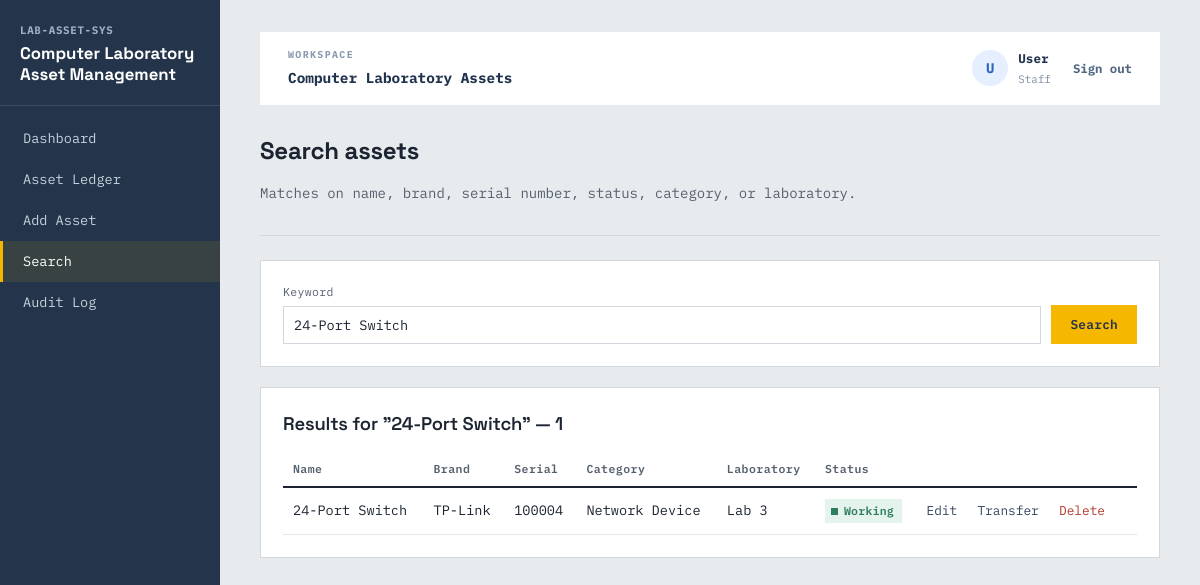
Page /search_assets.php?keyword=24-Port Switch (signed in) on the committed database.
### tables this page shows
CREATE TABLE Assets
(
  Asset_id      INT(11)      NOT NULL AUTO_INCREMENT,
  Asset_name    VARCHAR(45)  NOT NULL,
  Brand         VARCHAR(50) NOT NULL,
  Serial_Number INT(11)      NOT NULL,
  Purchase_Date DATE         NOT NULL,
  Status        VARCHAR(20)  NOT NULL,
  Category_id   INT(11)      NOT NULL,
  Laboratory_id INT(11)      NOT NULL,
  PRIMARY KEY (Asset_id)
);

CREATE TABLE Asset_Categories
(
  Category_id   INT(11)      NOT NULL AUTO_INCREMENT,
  Category_Name VARCHAR(45)  NOT NULL,
  Description   VARCHAR( 50) NOT NULL,
  PRIMARY KEY (Category_id)
);

CREATE TABLE Laboratories
(
  Laboratory_id    INT(11)     NOT NULL AUTO_INCREMENT,
  Laboratrory_Name VARCHAR(20) NOT NULL,
  Location         VARCHAR(20) NOT NULL,
  Capacity         INT(11)     NULL    ,
  PRIMARY KEY (Laboratory_id)
);

### classes/Asset.php (called while the page is built, shortened)
<?php
class Asset
{
    private PDO $conn;
    private string $table = "Assets";
    public function __construct(PDO $db)
    {
        $this->conn = $db;
    }
    public function searchAssets(string $keyword): array
    {
        $sql = "SELECT a.Asset_id, a.Asset_name, a.Brand, a.Serial_Number,
                       a.Purchase_Date, a.Status,
                       a.Category_id, c.Category_Name,
                       a.Laboratory_id, l.Laboratrory_Name
                FROM {$this->table} a
                INNER JOIN Asset_Categories c ON a.Category_id = c.Category_id
                INNER JOIN Laboratories l ON a.Laboratory_id = l.Laboratory_id
                WHERE a.Asset_name        LIKE :kw
                   OR a.Brand             LIKE :kw
                   OR a.Serial_Number     LIKE :kw
                   OR a.Status            LIKE :kw
                   OR c.Category_Name     LIKE :kw
                   OR l.Laboratrory_Name  LIKE :kw
                ORDER BY a.Asset_id DESC";
        try {
            $stmt = $this->conn->prepare($sql);
            $stmt->bindValue(":kw", "%{$keyword}%");
            $stmt->execute();
            return $stmt->fetchAll();
        } catch (PDOException $e) {
            error_log("searchAssets failed: " . $e->getMessage());
            return [];
        }
    }
}

### search_assets.php (the view, shortened to what this page needs)
<?php
require_once "config/Database.php";
require_once "classes/Asset.php";
$db = (new Database())->connect();
$asset = new Asset($db);
$keyword = trim($_GET["keyword"] ?? "");
$results = [];
if ($keyword !== "") {
    $results = $asset->searchAssets($keyword);
}
require_once "includes/header.php";
function statusClass(string $status): string
{
    return "status-" . strtolower(str_replace(" ", "-", $status));
}
?>
<div class="page-head">
    <h1>Search assets</h1>
    <p>Matches on name, brand, serial number, status, category, or laboratory.</p>
</div>
<div class="panel">
    <form method="GET" action="search_assets.php" style="display:flex; gap:10px; align-items:flex-end;">
        <div style="flex:1;">
            <label for="keyword" style="margin-top:0;">Keyword</label>
            <input type="text" id="keyword" name="keyword" placeholder="e.g. Dell, Working, Lab 2..."
                   value="<?= htmlspecialchars($keyword) ?>">
        </div>
        <button type="submit">Search</button>
    </form>
</div>
<?php if ($keyword !== ""): ?>
<div class="panel">
    <h2>Results for "<?= htmlspecialchars($keyword) ?>" — <?= count($results) ?></h2>
    <?php if (empty($results)): ?>
        <p style="margin-top:14px;">No matching assets found.</p>
    <?php else: ?>
    <table style="margin-top:14px;">
        <thead>
        <tr>
            <th>Name</th><th>Brand</th><th>Serial</th><th>Category</th><th>Laboratory</th><th>Status</th><th></th>
        </tr>
        </thead>
        <tbody>
        <?php foreach ($results as $row): ?>
            <tr>
                <td><?= htmlspecialchars($row["Asset_name"]) ?></td>
                <td><?= htmlspecialchars($row["Brand"]) ?></td>
                <td class="mono"><?= htmlspecialchars($row["Serial_Number"]) ?></td>
                <td><?= htmlspecialchars($row["Category_Name"]) ?></td>
                <td><?= htmlspecialchars($row["Laboratrory_Name"]) ?></td>
                <td><span class="chip <?= statusClass($row["Status"]) ?>"><?= htmlspecialchars($row["Status"]) ?></span></td>
                <td class="actions">
                    <a href="update_asset.php?id=<?= $row["Asset_id"] ?>">Edit</a>
                    <a href="transfer_asset.php?id=<?= $row["Asset_id"] ?>">Transfer</a>
                    <a href="delete_asset.php?id=<?= $row["Asset_id"] ?>" class="danger"
                       onclick="return confirm('Delete asset <?= htmlspecialchars($row['Asset_name']) ?> and its assignment/maintenance records?');">Delete</a>
                </td>
            </tr>
        <?php endforeach; ?>
        </tbody>
    </table>
    <?php endif; ?>
</div>
<?php endif; ?>
<?php require_once "includes/footer.php"; ?>

### assets/style.css (style rules this page uses)
:root { --bg: #E8EBEE; --surface: #FFFFFF; --ink: #1B2430; --ink-soft: #55606D; --steel: #24344A; --steel-2: #33475F; --line: #D2D8DE; --line-soft: #E4E8EB; --tag: #F5B700; --tag-ink: #24344A; --ok: #2E7D5B; --ok-bg: #E4F3EC; --danger: #B3392C; --danger-bg: #FBEAE7; --warn: #A6720A; --warn-bg: #FBF0DA; --mute: #6B7480; --mute-bg: #ECEEF0; }
* { box-sizing: border-box; }
html, body { margin: 0; min-height: 100%; }
body { font-family: "IBM Plex Mono", ui-monospace, monospace; background: var(--bg); color: var(--ink); font-size: 14px; line-height: 1.55; display: flex; }
h1, h2, h3 { font-family: "Space Grotesk", sans-serif; color: var(--ink); margin: 0 0 4px; letter-spacing: -0.01em; }
h1 { font-size: 1.5rem; font-weight: 700; }
h2 { font-size: 1.15rem; font-weight: 600; }
p { color: var(--ink-soft); }
a { color: var(--steel-2); }
.page-head { margin-bottom: 24px; padding-bottom: 16px; border-bottom: 1px solid var(--line); }
.panel { background: var(--surface); border: 1px solid var(--line); padding: 22px; margin-bottom: 20px; }
table { width: 100%; border-collapse: collapse; }
thead th { text-align: left; font-family: "IBM Plex Mono", monospace; font-size: 0.72rem; letter-spacing: 0.04em; color: var(--ink-soft); font-weight: 600; padding: 8px 10px; border-bottom: 2px solid var(--ink); }
tbody td { padding: 11px 10px; border-bottom: 1px solid var(--line-soft); font-size: 0.85rem; vertical-align: middle; }
td.mono, .mono { font-variant-numeric: tabular-nums; }
.chip { display: inline-flex; align-items: center; gap: 6px; font-size: 0.72rem; font-weight: 600; padding: 3px 8px 3px 6px; letter-spacing: 0.02em; }
.chip::before { content: ""; width: 7px; height: 7px; display: inline-block; }
.chip.status-working { background: var(--ok-bg); color: var(--ok); }
.chip.status-working::before { background: var(--ok); }
form label { display: block; font-size: 0.72rem; letter-spacing: 0.03em; color: var(--ink-soft); margin-bottom: 5px; margin-top: 14px; }
form label:first-child { margin-top: 0; }
form input, form select, form textarea { width: 100%; padding: 9px 10px; border: 1px solid var(--line); background: #fff; font-family: "IBM Plex Mono", monospace; font-size: 0.85rem; color: var(--ink); }
button, .btn { font-family: "IBM Plex Mono", monospace; font-size: 0.8rem; font-weight: 600; letter-spacing: 0.02em; border: 1px solid transparent; padding: 10px 18px; cursor: pointer; text-decoration: none; display: inline-block; }
button, .btn.primary { background: var(--tag); color: var(--tag-ink); }
.actions a { margin-right: 12px; font-size: 0.8rem; text-decoration: none; }
.actions a.danger { color: var(--danger); }

### rows in the picture
assets: Asset_name "24-Port Switch", Brand "TP-Link", Serial_Number "100004", Category.Category_Name "Network Device", Laboratory.Laboratrory_Name "Lab 3", Status "Working"

### other values in the picture
mb_substr($_SESSION['auth_user']['name'] ?? 'U',0,1) "U"
$_SESSION['auth_user']['name'] "User"
$_SESSION['auth_user']['role'] "Staff"
$keyword "24-Port Switch"
count($results) "1"
